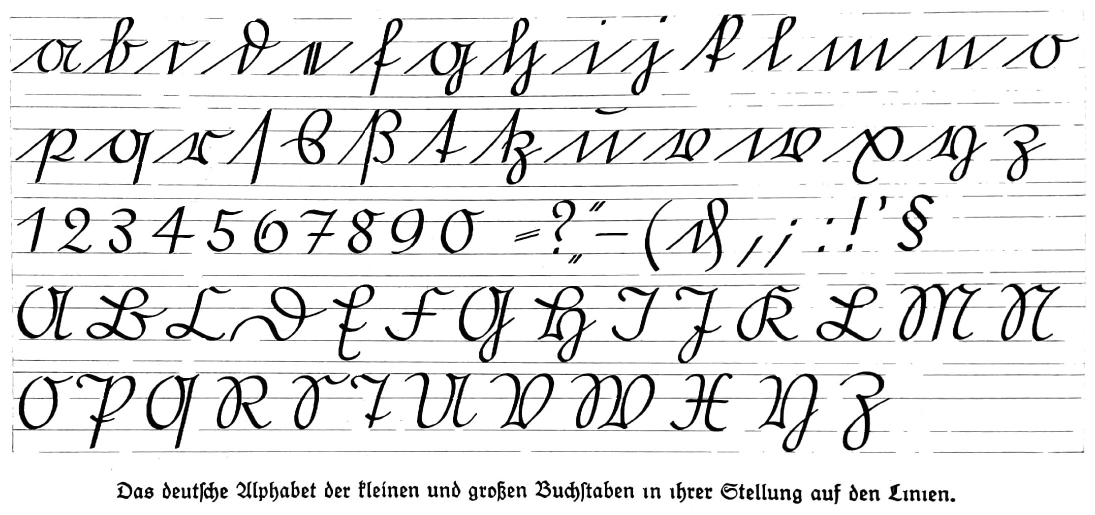
#> input picture data/sources/koch-1928/chart.jpg, 2190 x 1029 px, found by its file name (shown at 1/2 size)
$ python run_demo.py
#> lines starting #> are read from the running program, lines starting #| are printed output that depends on the picture; after the words box and inside, x2 and y2 are one past the last pixel; in counts of white or black regions, pixels touching at a corner belong together
### mvp/extract.py
"""Two-channel ink extraction: skeleton (geometry) + half-width (Schwellzug).

Implements the §5 separation: width is measured on the binarized mask via
distance transform — independent of darkness, robust to fading. Grayscale
intensity (the ink-quantity trace of the dip-pen refill cycle) is preserved
separately by callers; the routines here operate on the binarized geometry.
"""

from __future__ import annotations

from pathlib import Path

import numpy as np
from PIL import Image
from scipy.ndimage import distance_transform_edt
from skimage.filters import threshold_local
from skimage.morphology import skeletonize


def load_grayscale(path: Path | str) -> np.ndarray:
    """Load an image as float32 in [0, 1], grayscale."""
    img = Image.open(path).convert("L")
#> img is the input picture: PIL image 2190x1029 L; min 0, max 255, mean 229.7
    return np.asarray(img, dtype=np.float32) / 255.0


def binarize_adaptive(gray: np.ndarray, block_size: int = 51, offset: float = 0.03) -> np.ndarray:
    """Adaptive local threshold; True where the pixel is ink (darker than local).

    block_size is in pixels and forced odd. A higher offset is more conservative
    (only clearly-darker-than-local pixels count as ink) — useful for clean
    scans, dangerous on faded strokes (§5 Binarisierungsfalle).
    """
#> called with block_size = 51, offset = 0.03
    block = block_size if block_size % 2 == 1 else block_size + 1
    threshold = threshold_local(gray, block_size=block, method="gaussian", offset=offset)
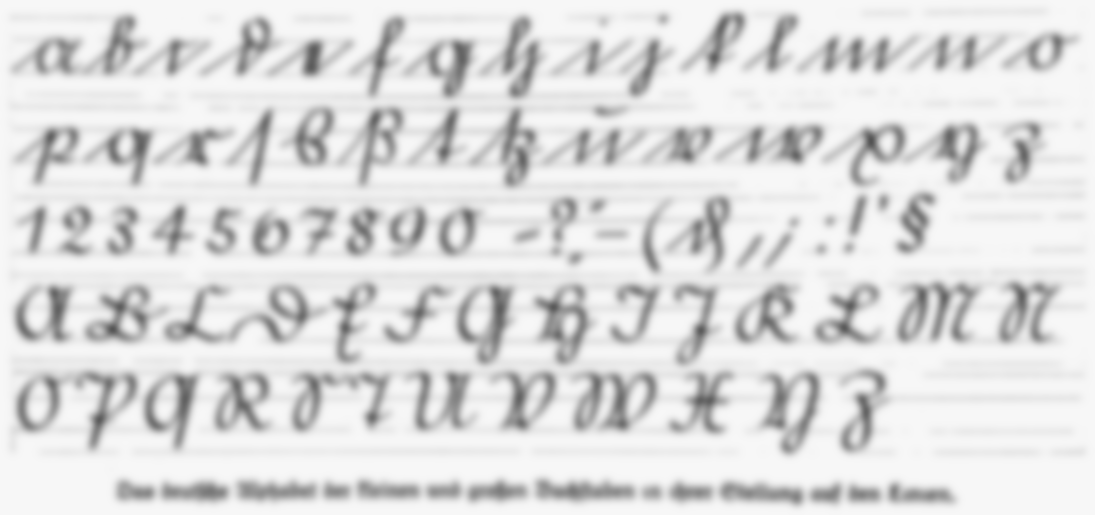
#> threshold: shape (1029, 2190) float32 (shown at 1/2 size); min 0.323, max 0.97, mean 0.871
    return gray < threshold
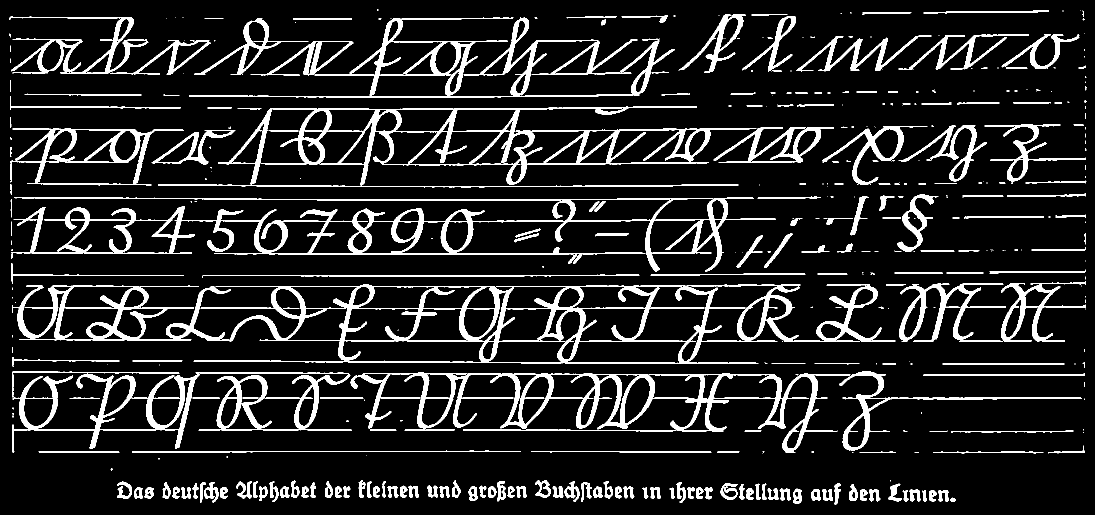
#> returned value: shape (1029, 2190) bool (shown at 1/2 size); 12.5% white; 431 white regions (198 under 20 px), largest, box (x1, y1, x2, y2) and area: (332, 569, 1791, 728) 39045, (316, 212, 1513, 376) 26972, (701, 745, 1701, 906) 23893


def skeleton_and_width(mask: np.ndarray) -> tuple[np.ndarray, np.ndarray]:
    """Skeleton (boolean medial axis) + half-stroke-width at every mask pixel.

    distance_transform_edt(mask) returns the distance from each foreground
    (ink) pixel to the nearest background pixel, which on the skeleton equals
    the half stroke width at that point.
    """
    skel = skeletonize(mask)
#> skel: shape (1029, 2190) bool; 2.7% white in thin lines or dots
    width = distance_transform_edt(mask).astype(np.float32)
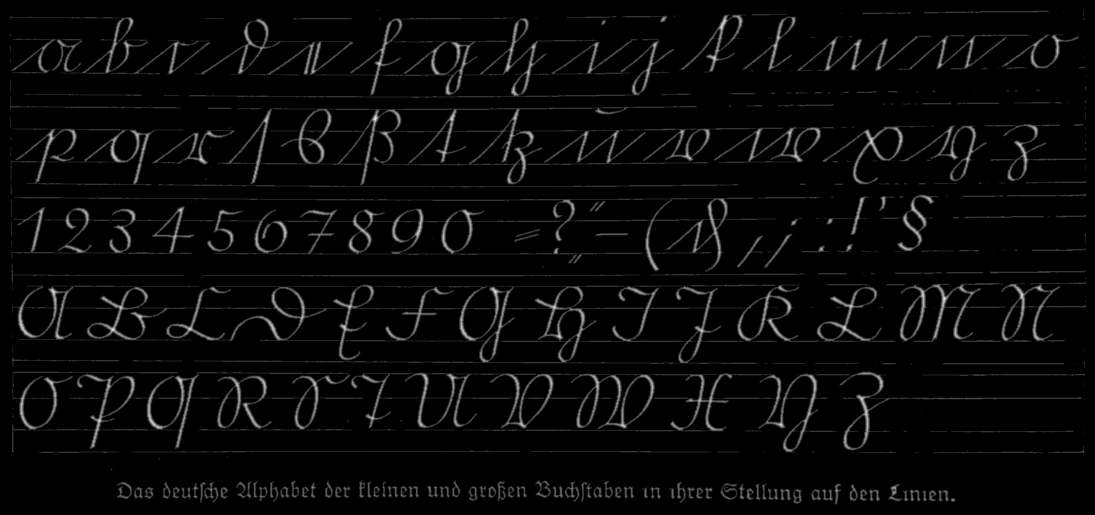
#> width: shape (1029, 2190) float32 (shown at 1/2 size); min 0, max 7.21, mean 0.244; drawn with min black and max white
    return skel, width

### mvp/run_demo.py
"""M0 two-channel demo on the Loth 1866 chart.

Pipeline: load → adaptive binarize → skeletonize → distance transform.
Output: a 2x2 panel saved to mvp/out/chart-overlay.png plus a stats
printout relevant to the §5 Binarisierungsfalle observation
(mask coverage, skeleton length, skeleton-component count as a proxy
for fragmentation, half-width percentiles).
"""

from __future__ import annotations

from pathlib import Path

import matplotlib.pyplot as plt
import numpy as np
from matplotlib.colors import LinearSegmentedColormap
from scipy.ndimage import label as connected_components

from mvp.extract import binarize_adaptive, load_grayscale, skeleton_and_width


REPO_ROOT = Path(__file__).resolve().parent.parent
SOURCE_PATH = REPO_ROOT / "data" / "sources" / "loth-1866" / "chart.jpg"
OUTPUT_DIR = REPO_ROOT / "mvp" / "out"


def main() -> None:
    OUTPUT_DIR.mkdir(parents=True, exist_ok=True)

    gray = load_grayscale(SOURCE_PATH)
    mask = binarize_adaptive(gray)
    skel, width = skeleton_and_width(mask)

    skel_pixels = int(skel.sum())
#> skel_pixels = 61334
    mask_pixels = int(mask.sum())
#> mask_pixels = 282118
    # 8-connectivity: a thin skeleton steps diagonally; 4-connectivity would
    # count every diagonal step as a fresh component (false fragmentation).
    labelled, n_components = connected_components(skel, structure=np.ones((3, 3), dtype=np.int8))
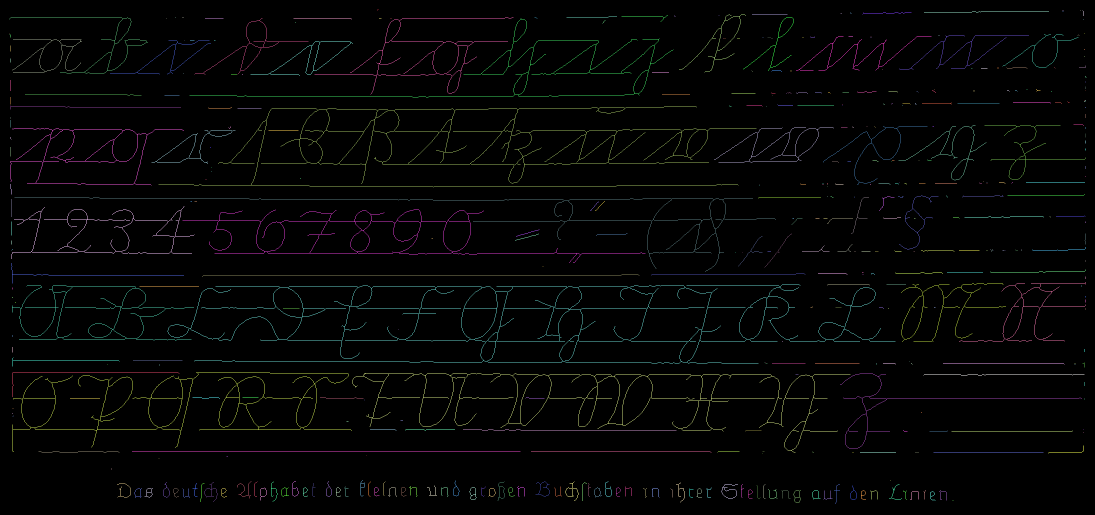
#> labelled: shape (1029, 2190) int32 (shown at 1/2 size); 432 distinct labels, from 0 to 431; one colour per label, 0 black
#> n_components = 431
    comp_sizes = np.bincount(labelled.ravel())[1:] if n_components else np.empty(0, dtype=np.int64)
#> comp_sizes = 431 values, max 8133 at index 271, min 1 at index 2, mean 142.3
    big = int((comp_sizes >= 50).sum())
#> big = 120
    tiny = int((comp_sizes <= 3).sum())
#> tiny = 137
    if skel_pixels:
        on_skel = width[skel]
        p5, p50, p95 = np.percentile(on_skel, [5, 50, 95])
#> p5 = 1; p50 = 2; p95 = 5
        w_max = float(on_skel.max())
#> w_max = 7.21
    else:
        on_skel = np.empty(0, dtype=np.float32)
        p5 = p50 = p95 = w_max = 0.0

    print(f"image            : {SOURCE_PATH.name}  {gray.shape}")
#| image            : chart.jpg  (1029, 2190)
    print(f"mask coverage    : {mask_pixels / mask.size:6.2%}")
#| mask coverage    : 12.52%
    print(f"skeleton pixels  : {skel_pixels}")
#| skeleton pixels  : 61334
    print(f"skeleton comps   : {n_components}  (big >=50 px: {big}; tiny <=3 px: {tiny})")
#| skeleton comps   : 431  (big >=50 px: 120; tiny <=3 px: 137)
    print(f"half-width on skel (px): p5={p5:.2f}  median={p50:.2f}  p95={p95:.2f}  max={w_max:.2f}")
#| half-width on skel (px): p5=1.00  median=2.00  p95=5.00  max=7.21

    overlay = np.stack([gray, gray, gray], axis=-1)
    overlay[skel] = [1.0, 0.1, 0.1]
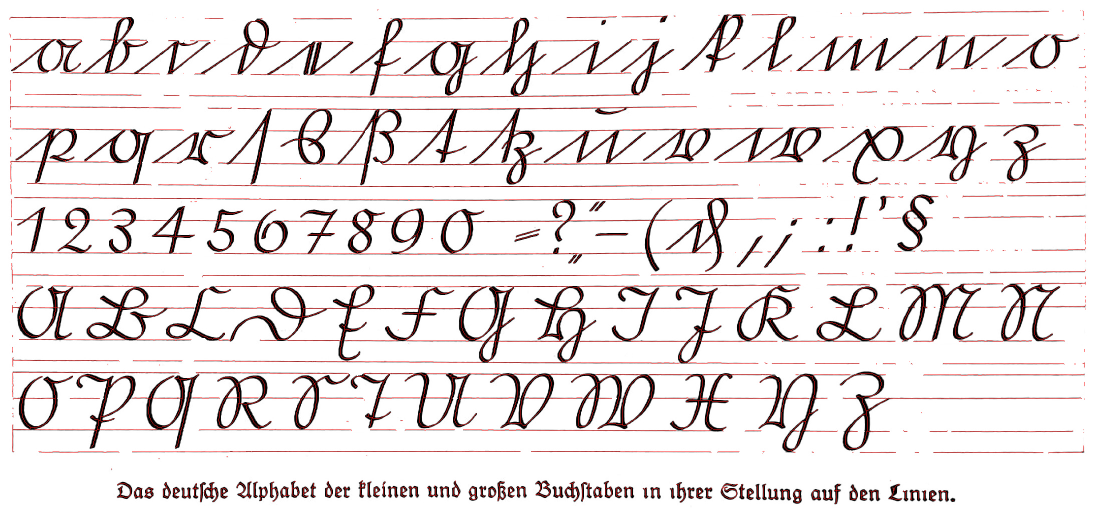
#> overlay: shape (1029, 2190, 3) float32 (shown at 1/2 size); mean of channels 0, 1, 2 0.921, 0.897, 0.897; drawn as R, G, B

    width_canvas = np.full_like(gray, np.nan, dtype=np.float32)
    width_canvas[skel] = on_skel
    cmap_width = LinearSegmentedColormap.from_list("width", ["#440154", "#3b528b", "#21918c", "#5ec962", "#fde725"])
    cmap_width.set_bad(color="white")

    fig, axes = plt.subplots(2, 2, figsize=(22, 14))

    axes[0, 0].imshow(gray, cmap="gray", vmin=0, vmax=1)
    axes[0, 0].set_title("(a) Original grayscale")
    axes[0, 0].axis("off")

    axes[0, 1].imshow(mask, cmap="gray_r")
    axes[0, 1].set_title("(b) Adaptive binarization (ink = black)")
    axes[0, 1].axis("off")

    axes[1, 0].imshow(overlay)
    axes[1, 0].set_title("(c) Skeleton overlay (red)")
    axes[1, 0].axis("off")

    im = axes[1, 1].imshow(width_canvas, cmap=cmap_width)
    axes[1, 1].set_title("(d) Half-stroke-width along skeleton (px)")
    axes[1, 1].axis("off")
    fig.colorbar(im, ax=axes[1, 1], fraction=0.046, pad=0.04)

    fig.suptitle(f"M0 two-channel demo — {SOURCE_PATH.name}", fontsize=14)
    fig.tight_layout()
    out_path = OUTPUT_DIR / "chart-overlay.png"
    fig.savefig(out_path, dpi=140, bbox_inches="tight")
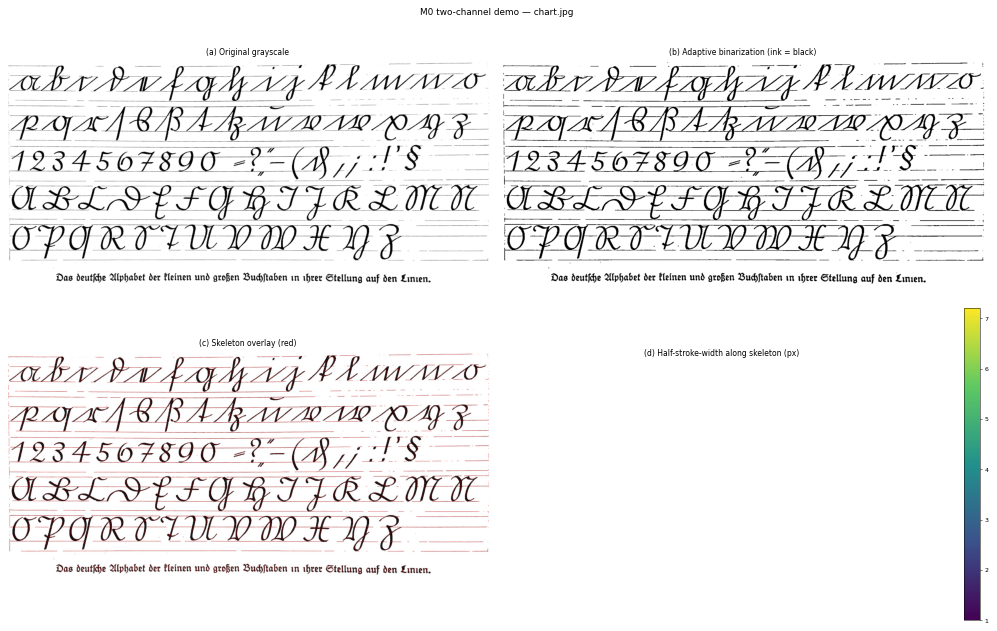
#> figure drawn by matplotlib, 5 panels
    plt.close(fig)
    print(f"wrote {out_path.relative_to(REPO_ROOT)}")

    # Zoom on the 's' row: the §9 anchor allograph. The 's' row sits around
    # row index 0 of the rightmost column in the chart layout; coords below
    # were eyeballed once from chart.jpg and are stable for this PD source.
    y0, y1, x0, x1 = 0, 200, 1100, 1633
    fig2, axes2 = plt.subplots(1, 3, figsize=(18, 5))
    axes2[0].imshow(gray[y0:y1, x0:x1], cmap="gray", vmin=0, vmax=1)
    axes2[0].set_title("zoom: 's' row — original")
    axes2[0].axis("off")
    axes2[1].imshow(overlay[y0:y1, x0:x1])
    axes2[1].set_title("zoom: 's' row — skeleton (red)")
    axes2[1].axis("off")
    im2 = axes2[2].imshow(width_canvas[y0:y1, x0:x1], cmap=cmap_width)
    axes2[2].set_title("zoom: 's' row — half-width (px)")
    axes2[2].axis("off")
    fig2.colorbar(im2, ax=axes2[2], fraction=0.046, pad=0.04)
    fig2.tight_layout()
    zoom_path = OUTPUT_DIR / "chart-zoom-s-row.png"
    fig2.savefig(zoom_path, dpi=160, bbox_inches="tight")
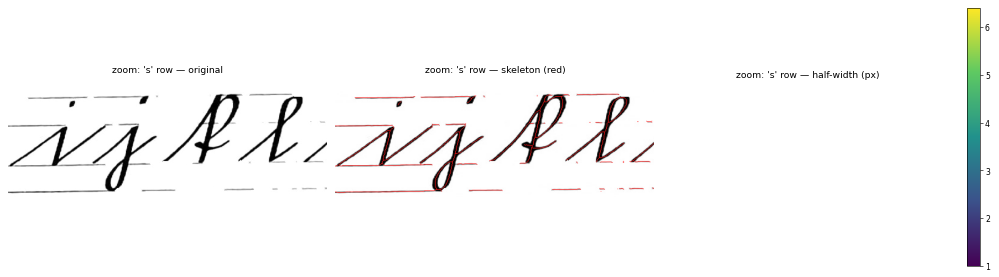
#> figure drawn by matplotlib, 4 panels
    plt.close(fig2)
    print(f"wrote {zoom_path.relative_to(REPO_ROOT)}")


if __name__ == "__main__":
    main()
